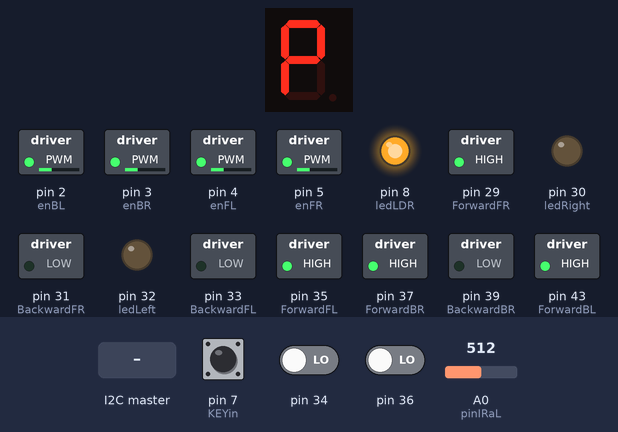
This sketch was run on a simulated Arduino Mega 2560, built with avr-gcc and run on an emulated ATmega2560. Parts: 1-digit seven-segment display, switched loads named in the sketch (green lamp = pin HIGH), output pins drawn as LEDs (lit = HIGH). Wiring (inferred from the names in the program): 1-digit 7-segment display, segments lit when HIGH: segments pin 48, pin 52, pin 49, pin 51, pin 53, pin 46, pin 44. The test bench sets the inputs (shaded band); at power-on: pin 7 (KEYin) LOW, pin 34 LOW, pin 36 LOW, A0 (pinIRaL) = 512. The segment pins are drawn as the display they are named for; the audio player accepts every command and is not drawn; pins used as bus, display or sensor lines are not drawn; what the sketch prints to the serial monitor is not drawn.

Above: at 1.3 s.
1.4 s: the I2C master sends the byte 1
Timing chart, 0 to 4.4 s (numbered marks = the images above; inputs shaded):
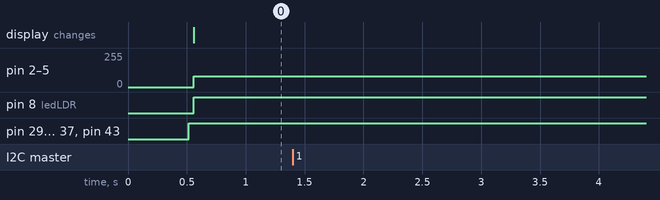

The sketch:

Projected-Embedded.ino
```cpp
#include <Arduino_FreeRTOS.h>

//mp3
#include "Arduino.h"
#include "DFRobotDFPlayerMini.h"
#include "SoftwareSerial.h"
#include "Wire.h"

SoftwareSerial mySoftwareSerial(10, 11);

char cc; // variable incoming from communication with Arduino UNO
int musicNumber = 1;

DFRobotDFPlayerMini myDFPlayer;
void printDetail(uint8_t type, int value);

int Xin = A5; // X Input Pin
int Yin = A4; // Y Input Pin
int KEYin = 7; // Push Button
int e = 53;
int d = 51;
int c = 49;
int b = 52;
int a = 48;
int f = 46;
int g = 44;

int gear = 4; // 4 = P, 3 = R, 2 = N, 1 = D

//IR
int IRvalueAR = 0;
int IRvalueAL = 0;
const int pinIRaL = A0;
const int pinIRaR = A10;
const int ledLeft = 32;
const int ledRight = 30;

// Motor A FRONT WHEEL LEFT
int enFR = 5;
#define ForwardFR 29
#define BackwardFR 31

// Motor B FRONT WHEEL RIGHT
#define enFL 4
#define ForwardFL 35
#define BackwardFL 33

// Motor C BACK WHEEL RIGHT
#define enBR 3
#define ForwardBR 37
#define BackwardBR 39

// Motor D BACK WHEEL LEFT
#define enBL 2
#define ForwardBL 43
#define BackwardBL 41

int ldr = A1; //Set A1(Analog Input) for LDR.
int value = 0;
int ledLDR = 8;

//FreeRTOS tasks reference
void vTaskGearBox(void *pvParameters); // priority = 2
void vTaskLaneKeepAssist(void *pvParameters); // priority = 2
void vTaskAdaptiveLights(void *pvParameters); // priority = 2

void setup()
{
  pinMode (KEYin, INPUT);

  pinMode (e, OUTPUT);
  pinMode (d, OUTPUT);
  pinMode (c, OUTPUT);
  pinMode (b, OUTPUT);
  pinMode (a, OUTPUT);
  pinMode (f, OUTPUT);
  pinMode (g, OUTPUT);

  //IR
  pinMode(pinIRaL, INPUT);
  pinMode(pinIRaR, INPUT);
  pinMode(ledLeft, OUTPUT);
  pinMode(ledRight, OUTPUT);
  //LDR
  pinMode(ledLDR, OUTPUT);
  //mp3
  mySoftwareSerial.begin(9600);
  Serial.begin(9600);
  Serial.println();
  Serial.println(F("DFRobot DFPlayer Mini Demo"));
  Serial.println(F("Initializing DFPlayer ... (May take 3~5 seconds)"));

  if (!myDFPlayer.begin(mySoftwareSerial)) {  //Use softwareSerial to communicate with mp3.
    Serial.println(F("Unable to begin:"));
    Serial.println(F("1.Please recheck the connection!"));
    Serial.println(F("2.Please insert the SD card!"));
    //        while(true);
  }
  Serial.println(F("DFPlayer Mini online."));


  //I2C
  Wire.begin(8);                /* join i2c bus with address 8 */
  Wire.onReceive(receiveEvent); /* register receive event */
  Wire.onRequest(requestEvent);
  //setup motors
  //            Serial.println("1");
  pinMode(8, OUTPUT);
  pinMode(enFR, OUTPUT);
  pinMode(enFL, OUTPUT);
  pinMode(enBR, OUTPUT);
  pinMode(enBL, OUTPUT);
  pinMode(ForwardFR, OUTPUT);
  pinMode(BackwardFR, OUTPUT);
  pinMode(ForwardFL, OUTPUT);
  pinMode(BackwardFL, OUTPUT);
  pinMode(ForwardBR, OUTPUT);
  pinMode(BackwardBR, OUTPUT);
  pinMode(ForwardBL, OUTPUT);
  pinMode(BackwardBL, OUTPUT);
  //Motor A
  //            Serial.println("2");
  digitalWrite(enFR, LOW);
  digitalWrite(ForwardFR, HIGH);
  digitalWrite(BackwardFR, LOW);
  //            Serial.println("3");
  // Motor B
  digitalWrite(enFL, LOW);
  digitalWrite(ForwardFL, HIGH);
  digitalWrite(BackwardFL, LOW);
  // Motor C
  digitalWrite(enBR, LOW);
  digitalWrite(ForwardBR, HIGH);
  digitalWrite(BackwardBR, LOW);
  // Motor D
  digitalWrite(enBL, LOW);
  digitalWrite(ForwardBL, HIGH);
  digitalWrite(BackwardBL, LOW);

  myDFPlayer.volume(30);
  myDFPlayer.play(musicNumber);
  Serial.println("LKA");
  xTaskCreate(vTaskLaneKeepAssist, "Lane Keep Assistance", 500, NULL, 2, NULL);
  xTaskCreate(vTaskAdaptiveLights, "Adaptive Headlights", 500, NULL, 2, NULL);
  xTaskCreate(vTaskGearBox, "Gearbox", 500, NULL, 2, NULL);
  Serial.println("LKA");
//  cc = '1';
  vTaskStartScheduler();
}

void loop() {}

void vTaskLaneKeepAssist(void *pvParameters) {
  TickType_t xLastWakeTime = xTaskGetTickCount();
  while (1) {
    Serial.println("LKA");

    if (left() && right()) {
      // Serial.println("S");
      Stop();
    } else if (left() && !right()) {
      // Serial.println("L");
      adjustLeft();
    } else if (right() && !left()) {
      // Serial.println("R");
      adjustRight();
    } else {
      // Serial.println("F");
      forward();
    }
    vTaskDelayUntil(xLastWakeTime, pdMS_TO_TICKS(10));
  }
}

void vTaskAdaptiveLights(void *pvParameters) {
  TickType_t xLastWakeTime = xTaskGetTickCount();

  while (1) {
    Serial.println("LIGHT");
    value = analogRead(ldr); //Reads the Value of LDR(light).
    //    Serial.println(value);
    if (value < 100) {
      analogWrite(ledLDR, 0);
      //       Serial.println("1");
    } else if (value > 100 && value < 200) {
      analogWrite(ledLDR, 59);
      //       Serial.println("2");
    } else if (value > 200 && value < 300) {
      analogWrite(ledLDR, 155);
      //       Serial.println("3");
    } else {
      analogWrite(ledLDR, 255);
      //       Serial.println("4");
    }
    vTaskDelayUntil(xLastWakeTime, pdMS_TO_TICKS(1000));
  }
}
int yVal;
void vTaskGearBox(void *pvParameters) {
  TickType_t xLastWakeTime = xTaskGetTickCount();

  while (1) {
    int xVal, yVal, buttonVal;

    xVal = analogRead (Xin);
    yVal = analogRead (Yin);
    buttonVal = digitalRead (KEYin);

    if (yVal > 600) {
      gear++;
      gear = gear > 4 ? 4 : gear;
    }

    if (yVal < 400) {
      gear--;
      gear = gear < 1 ? 1 : gear;
    }

    drawGear();

    //  Serial.println (yVal, DEC);

    delay (500);
    vTaskDelayUntil(xLastWakeTime, pdMS_TO_TICKS(250));
  }

}

void printDetail(uint8_t type, int value) {
  switch (type) {
    case TimeOut:
      Serial.println(F("Time Out!"));
      break;
    case WrongStack:
      Serial.println(F("Stack Wrong!"));
      break;
    case DFPlayerCardInserted:
      Serial.println(F("Card Inserted!"));
      break;
    case DFPlayerCardRemoved:
      Serial.println(F("Card Removed!"));
      break;
    case DFPlayerCardOnline:
      Serial.println(F("Card Online!"));
      break;
    case DFPlayerPlayFinished:
      Serial.print(F("Number:"));
      Serial.print(value);
      Serial.println(F(" Play Finished!"));
      break;
    case DFPlayerError:
      Serial.print(F("DFPlayerError:"));
      switch (value) {
        case Busy:
          Serial.println(F("Card not found"));
          break;
        case Sleeping:
          Serial.println(F("Sleeping"));
          break;
        case SerialWrongStack:
          Serial.println(F("Get Wrong Stack"));
          break;
        case CheckSumNotMatch:
          Serial.println(F("Check Sum Not Match"));
          break;
        case FileIndexOut:
          Serial.println(F("File Index Out of Bound"));
          break;
        case FileMismatch:
          Serial.println(F("Cannot Find File"));
          break;
        case Advertise:
          Serial.println(F("In Advertise"));
          break;
        default:
          break;
      }
      break;
    default:
      break;
  }
}

void forward() {
  digitalWrite(ForwardFR, HIGH);
  digitalWrite(BackwardFR, LOW);
  digitalWrite(ForwardFL, HIGH);
  digitalWrite(BackwardFL, LOW);
  digitalWrite(ForwardBR, HIGH);
  digitalWrite(BackwardBR, LOW);
  digitalWrite(ForwardBL, HIGH);
  digitalWrite(BackwardBL, LOW);
  analogWrite(enFR, 80);
  analogWrite(enFL, 80);
  analogWrite(enBR, 80);
  analogWrite(enBL, 80);
  digitalWrite(ledLeft, LOW);
  digitalWrite(ledRight, LOW);
}


void receiveEvent(int howMany) {
  while (0 < Wire.available()) {
    cc = Wire.read();      /* receive byte as a character */
  }
  if (cc == '1') {
      Serial.println("Play");
      myDFPlayer.play(musicNumber);
      cc = '0';
    }
    else if (cc == '2') {
      Serial.println("Next");
      if (musicNumber < 5) {
        musicNumber++;
      } else {
        musicNumber = 1;
      }
      myDFPlayer.next();
      cc = '0';
    }
    else if (cc == '3') {
      Serial.println("Pause");
      myDFPlayer.pause();
      cc = '0';
    }
    else if (cc == '4') {
      Serial.println("Previous");
      if (musicNumber > 1){
        musicNumber--;

      myDFPlayer.previous();
      }
      cc = '0';
    }
  Serial.println("Recived");
  delay(100);/* to newline */
}
void requestEvent() {
  char snum[5];
  sprintf(snum, "%d", musicNumber);
  Wire.write(musicNumber);
  delay(100);/*send string on request */
}

bool left() {
  IRvalueAL = analogRead(pinIRaL);
  //  Serial.println(IRvalueAL);
  if (IRvalueAL > 680) {
    return true;
  }
  else {
    return false;
  }
}

bool right() {
  IRvalueAR = analogRead(pinIRaR);
  //  Serial.println(IRvalueAR);

  if (IRvalueAR > 700 ) {
    return true;
  }
  else {
    return false;
  }
}

void adjustLeft() {
  digitalWrite(ForwardFR, HIGH);
  digitalWrite(BackwardFR, LOW);
  digitalWrite(ForwardFL, LOW);
  digitalWrite(BackwardFL, HIGH);
  digitalWrite(ForwardBR, LOW);
  digitalWrite(BackwardBR, HIGH);
  digitalWrite(ForwardBL, HIGH);
  digitalWrite(BackwardBL, LOW);
  analogWrite(enFR, 150);
  analogWrite(enFL, 150);
  analogWrite(enBR, 150);
  analogWrite(enBL, 150);
  digitalWrite(ledLeft, HIGH);
  digitalWrite(ledRight, LOW);
}

void adjustRight() {
  digitalWrite(ForwardFR, LOW);
  digitalWrite(BackwardFR, HIGH);
  digitalWrite(ForwardFL, HIGH);
  digitalWrite(BackwardFL, LOW);
  digitalWrite(ForwardBR, HIGH);
  digitalWrite(BackwardBR, LOW);
  digitalWrite(ForwardBL, LOW);
  digitalWrite(BackwardBL, HIGH);
  analogWrite(enFR, 150);
  analogWrite(enFL, 150);
  analogWrite(enBR, 150);
  analogWrite(enBL, 150);
  digitalWrite(ledLeft, LOW);
  digitalWrite(ledRight, HIGH);
}
void Stop() {
  analogWrite(enFR, 0);
  analogWrite(enFL, 0);
  analogWrite(enBR, 0);
  analogWrite(enBL, 0);
  digitalWrite(ledLeft, HIGH);
  digitalWrite(ledRight, HIGH);
}

void drawGear() {

  switch (gear) {
    case 1 :
      turnOffBCD();
      digitalWrite(e, HIGH);
      digitalWrite(d, HIGH);
      digitalWrite(c, HIGH);
      digitalWrite(b, HIGH);
      digitalWrite(g, HIGH);
      break;
    case 2 :
      turnOffBCD();
      digitalWrite(e, HIGH);
      digitalWrite(c, HIGH);
      digitalWrite(b, HIGH);
      digitalWrite(a, HIGH);
      digitalWrite(f, HIGH);
      break;
    case 3 :
      turnOffBCD();
      digitalWrite(e, HIGH);
      digitalWrite(a, HIGH);
      digitalWrite(f, HIGH);
      break;
    case 4 :
      turnOffBCD();
      digitalWrite(e, HIGH); //
      digitalWrite(g, HIGH); //
      digitalWrite(b, HIGH); //
      digitalWrite(a, HIGH); //
      digitalWrite(f, HIGH); //
      break;
  }

}

void turnOffBCD() {
  digitalWrite(d, LOW);
  digitalWrite(c, LOW);
  digitalWrite(e, LOW);
  digitalWrite(b, LOW);
  digitalWrite(a, LOW);
  digitalWrite(f, LOW);
  digitalWrite(g, LOW);

}
```

Measured:
- after the input at 1.4 s, every drawn part: stays the same
